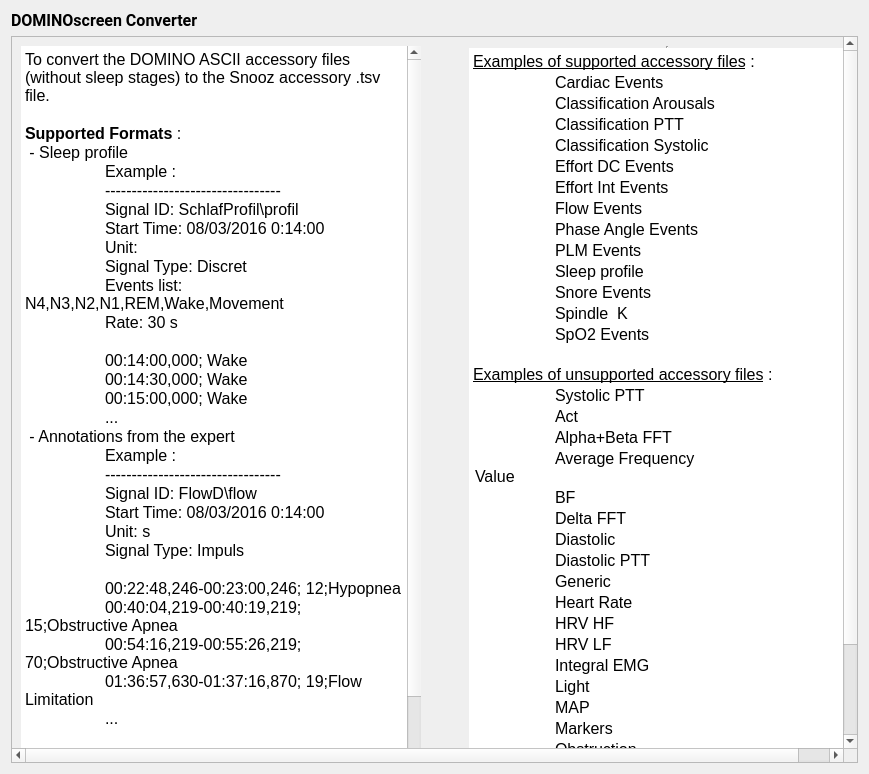
<?xml version="1.0" encoding="UTF-8"?>
<ui version="4.0">
 <class>IntroStep</class>
 <widget class="QWidget" name="IntroStep">
  <property name="geometry">
   <rect>
    <x>0</x>
    <y>0</y>
    <width>869</width>
    <height>774</height>
   </rect>
  </property>
  <property name="windowTitle">
   <string/>
  </property>
  <property name="styleSheet">
   <string>font: 12pt &quot;Roboto&quot;;</string>
  </property>
  <layout class="QVBoxLayout" name="verticalLayout">
   <item>
    <widget class="QLabel" name="label">
     <property name="font">
      <font>
       <family>Roboto</family>
       <pointsize>12</pointsize>
       <weight>50</weight>
       <italic>false</italic>
       <bold>false</bold>
      </font>
     </property>
     <property name="text">
      <string>&lt;html&gt;&lt;head/&gt;&lt;body&gt;&lt;p&gt;&lt;span style=&quot; font-weight:600;&quot;&gt;DOMINOscreen Converter&lt;/span&gt;&lt;/p&gt;&lt;/body&gt;&lt;/html&gt;</string>
     </property>
    </widget>
   </item>
   <item>
    <widget class="QScrollArea" name="scrollArea">
     <property name="autoFillBackground">
      <bool>true</bool>
     </property>
     <property name="widgetResizable">
      <bool>true</bool>
     </property>
     <widget class="QWidget" name="scrollAreaWidgetContents">
      <property name="geometry">
       <rect>
        <x>0</x>
        <y>0</y>
        <width>872</width>
        <height>820</height>
       </rect>
      </property>
      <property name="autoFillBackground">
       <bool>true</bool>
      </property>
      <layout class="QHBoxLayout" name="horizontalLayout_2">
       <item>
        <layout class="QHBoxLayout" name="horizontalLayout">
         <item>
          <widget class="QTextEdit" name="textEdit">
           <property name="sizePolicy">
            <sizepolicy hsizetype="Expanding" vsizetype="Expanding">
             <horstretch>0</horstretch>
             <verstretch>0</verstretch>
            </sizepolicy>
           </property>
           <property name="minimumSize">
            <size>
             <width>400</width>
             <height>0</height>
            </size>
           </property>
           <property name="frameShape">
            <enum>QFrame::HLine</enum>
           </property>
           <property name="frameShadow">
            <enum>QFrame::Plain</enum>
           </property>
           <property name="lineWidth">
            <number>0</number>
           </property>
           <property name="verticalScrollBarPolicy">
            <enum>Qt::ScrollBarAsNeeded</enum>
           </property>
           <property name="horizontalScrollBarPolicy">
            <enum>Qt::ScrollBarAsNeeded</enum>
           </property>
           <property name="readOnly">
            <bool>true</bool>
           </property>
           <property name="html">
            <string>&lt;!DOCTYPE HTML PUBLIC &quot;-//W3C//DTD HTML 4.0//EN&quot; &quot;http://www.w3.org/TR/REC-html40/strict.dtd&quot;&gt;
&lt;html&gt;&lt;head&gt;&lt;meta name=&quot;qrichtext&quot; content=&quot;1&quot; /&gt;&lt;style type=&quot;text/css&quot;&gt;
p, li { white-space: pre-wrap; }
&lt;/style&gt;&lt;/head&gt;&lt;body style=&quot; font-family:'Roboto'; font-size:12pt; font-weight:400; font-style:normal;&quot;&gt;
&lt;p style=&quot; margin-top:0px; margin-bottom:0px; margin-left:0px; margin-right:0px; -qt-block-indent:0; text-indent:0px;&quot;&gt;To convert the DOMINO ASCII accessory files (without sleep stages) to the Snooz accessory .tsv file.&lt;/p&gt;
&lt;p style=&quot;-qt-paragraph-type:empty; margin-top:0px; margin-bottom:0px; margin-left:0px; margin-right:0px; -qt-block-indent:0; text-indent:0px; font-weight:600;&quot;&gt;&lt;br /&gt;&lt;/p&gt;
&lt;p style=&quot; margin-top:0px; margin-bottom:0px; margin-left:0px; margin-right:0px; -qt-block-indent:0; text-indent:0px;&quot;&gt;&lt;span style=&quot; font-weight:600;&quot;&gt;Supported Formats&lt;/span&gt; : &lt;/p&gt;
&lt;p style=&quot; margin-top:0px; margin-bottom:0px; margin-left:0px; margin-right:0px; -qt-block-indent:0; text-indent:0px;&quot;&gt; - Sleep profile&lt;/p&gt;
&lt;p style=&quot; margin-top:0px; margin-bottom:0px; margin-left:0px; margin-right:0px; -qt-block-indent:0; text-indent:0px;&quot;&gt;	Example : &lt;/p&gt;
&lt;p style=&quot; margin-top:0px; margin-bottom:0px; margin-left:0px; margin-right:0px; -qt-block-indent:0; text-indent:0px;&quot;&gt;	---------------------------------&lt;/p&gt;
&lt;p style=&quot; margin-top:0px; margin-bottom:0px; margin-left:0px; margin-right:0px; -qt-block-indent:0; text-indent:0px;&quot;&gt;	Signal ID: SchlafProfil\profil&lt;/p&gt;
&lt;p style=&quot; margin-top:0px; margin-bottom:0px; margin-left:0px; margin-right:0px; -qt-block-indent:0; text-indent:0px;&quot;&gt;	Start Time: 08/03/2016 0:14:00&lt;/p&gt;
&lt;p style=&quot; margin-top:0px; margin-bottom:0px; margin-left:0px; margin-right:0px; -qt-block-indent:0; text-indent:0px;&quot;&gt;	Unit: &lt;/p&gt;
&lt;p style=&quot; margin-top:0px; margin-bottom:0px; margin-left:0px; margin-right:0px; -qt-block-indent:0; text-indent:0px;&quot;&gt;	Signal Type: Discret&lt;/p&gt;
&lt;p style=&quot; margin-top:0px; margin-bottom:0px; margin-left:0px; margin-right:0px; -qt-block-indent:0; text-indent:0px;&quot;&gt;	Events list: N4,N3,N2,N1,REM,Wake,Movement&lt;/p&gt;
&lt;p style=&quot; margin-top:0px; margin-bottom:0px; margin-left:0px; margin-right:0px; -qt-block-indent:0; text-indent:0px;&quot;&gt;	Rate: 30 s&lt;/p&gt;
&lt;p style=&quot;-qt-paragraph-type:empty; margin-top:0px; margin-bottom:0px; margin-left:0px; margin-right:0px; -qt-block-indent:0; text-indent:0px;&quot;&gt;&lt;br /&gt;&lt;/p&gt;
&lt;p style=&quot; margin-top:0px; margin-bottom:0px; margin-left:0px; margin-right:0px; -qt-block-indent:0; text-indent:0px;&quot;&gt;	00:14:00,000; Wake&lt;/p&gt;
&lt;p style=&quot; margin-top:0px; margin-bottom:0px; margin-left:0px; margin-right:0px; -qt-block-indent:0; text-indent:0px;&quot;&gt;	00:14:30,000; Wake&lt;/p&gt;
&lt;p style=&quot; margin-top:0px; margin-bottom:0px; margin-left:0px; margin-right:0px; -qt-block-indent:0; text-indent:0px;&quot;&gt;	00:15:00,000; Wake&lt;/p&gt;
&lt;p style=&quot; margin-top:0px; margin-bottom:0px; margin-left:0px; margin-right:0px; -qt-block-indent:0; text-indent:0px;&quot;&gt;	...&lt;/p&gt;
&lt;p style=&quot; margin-top:0px; margin-bottom:0px; margin-left:0px; margin-right:0px; -qt-block-indent:0; text-indent:0px;&quot;&gt; - Annotations from the expert&lt;/p&gt;
&lt;p style=&quot; margin-top:0px; margin-bottom:0px; margin-left:0px; margin-right:0px; -qt-block-indent:0; text-indent:0px;&quot;&gt;	Example : &lt;/p&gt;
&lt;p style=&quot; margin-top:0px; margin-bottom:0px; margin-left:0px; margin-right:0px; -qt-block-indent:0; text-indent:0px;&quot;&gt;	---------------------------------	&lt;/p&gt;
&lt;p style=&quot; margin-top:0px; margin-bottom:0px; margin-left:0px; margin-right:0px; -qt-block-indent:0; text-indent:0px;&quot;&gt;	Signal ID: FlowD\flow&lt;/p&gt;
&lt;p style=&quot; margin-top:0px; margin-bottom:0px; margin-left:0px; margin-right:0px; -qt-block-indent:0; text-indent:0px;&quot;&gt;	Start Time: 08/03/2016 0:14:00&lt;/p&gt;
&lt;p style=&quot; margin-top:0px; margin-bottom:0px; margin-left:0px; margin-right:0px; -qt-block-indent:0; text-indent:0px;&quot;&gt;	Unit: s&lt;/p&gt;
&lt;p style=&quot; margin-top:0px; margin-bottom:0px; margin-left:0px; margin-right:0px; -qt-block-indent:0; text-indent:0px;&quot;&gt;	Signal Type: Impuls&lt;/p&gt;
&lt;p style=&quot;-qt-paragraph-type:empty; margin-top:0px; margin-bottom:0px; margin-left:0px; margin-right:0px; -qt-block-indent:0; text-indent:0px;&quot;&gt;&lt;br /&gt;&lt;/p&gt;
&lt;p style=&quot; margin-top:0px; margin-bottom:0px; margin-left:0px; margin-right:0px; -qt-block-indent:0; text-indent:0px;&quot;&gt;	00:22:48,246-00:23:00,246; 12;Hypopnea&lt;/p&gt;
&lt;p style=&quot; margin-top:0px; margin-bottom:0px; margin-left:0px; margin-right:0px; -qt-block-indent:0; text-indent:0px;&quot;&gt;	00:40:04,219-00:40:19,219; 15;Obstructive Apnea&lt;/p&gt;
&lt;p style=&quot; margin-top:0px; margin-bottom:0px; margin-left:0px; margin-right:0px; -qt-block-indent:0; text-indent:0px;&quot;&gt;	00:54:16,219-00:55:26,219; 70;Obstructive Apnea&lt;/p&gt;
&lt;p style=&quot; margin-top:0px; margin-bottom:0px; margin-left:0px; margin-right:0px; -qt-block-indent:0; text-indent:0px;&quot;&gt;	01:36:57,630-01:37:16,870; 19;Flow Limitation&lt;/p&gt;
&lt;p style=&quot; margin-top:0px; margin-bottom:0px; margin-left:0px; margin-right:0px; -qt-block-indent:0; text-indent:0px;&quot;&gt;	...&lt;/p&gt;
&lt;p style=&quot;-qt-paragraph-type:empty; margin-top:0px; margin-bottom:0px; margin-left:0px; margin-right:0px; -qt-block-indent:0; text-indent:0px;&quot;&gt;&lt;br /&gt;&lt;/p&gt;
&lt;p style=&quot; margin-top:0px; margin-bottom:0px; margin-left:0px; margin-right:0px; -qt-block-indent:0; text-indent:0px;&quot;&gt;&lt;span style=&quot; font-weight:600;&quot;&gt;Unsupported format&lt;/span&gt; :&lt;/p&gt;
&lt;p style=&quot; margin-top:0px; margin-bottom:0px; margin-left:0px; margin-right:0px; -qt-block-indent:0; text-indent:0px;&quot;&gt; - Recorded or computed values &lt;/p&gt;
&lt;p style=&quot; margin-top:0px; margin-bottom:0px; margin-left:0px; margin-right:0px; -qt-block-indent:0; text-indent:0px;&quot;&gt;	Example : &lt;/p&gt;
&lt;p style=&quot; margin-top:0px; margin-bottom:0px; margin-left:0px; margin-right:0px; -qt-block-indent:0; text-indent:0px;&quot;&gt;	---------------------------------&lt;/p&gt;
&lt;p style=&quot; margin-top:0px; margin-bottom:0px; margin-left:0px; margin-right:0px; -qt-block-indent:0; text-indent:0px;&quot;&gt;	Signal ID: SchlafFFT\AFV&lt;/p&gt;
&lt;p style=&quot; margin-top:0px; margin-bottom:0px; margin-left:0px; margin-right:0px; -qt-block-indent:0; text-indent:0px;&quot;&gt;	Start Time: 17/11/2010 23:57:00&lt;/p&gt;
&lt;p style=&quot; margin-top:0px; margin-bottom:0px; margin-left:0px; margin-right:0px; -qt-block-indent:0; text-indent:0px;&quot;&gt;	Unit: Hz&lt;/p&gt;
&lt;p style=&quot; margin-top:0px; margin-bottom:0px; margin-left:0px; margin-right:0px; -qt-block-indent:0; text-indent:0px;&quot;&gt;	Signal Type: Analog&lt;/p&gt;
&lt;p style=&quot; margin-top:0px; margin-bottom:0px; margin-left:0px; margin-right:0px; -qt-block-indent:0; text-indent:0px;&quot;&gt;	&lt;/p&gt;
&lt;p style=&quot; margin-top:0px; margin-bottom:0px; margin-left:0px; margin-right:0px; -qt-block-indent:0; text-indent:0px;&quot;&gt;	23:57:00,000; 11&lt;/p&gt;
&lt;p style=&quot; margin-top:0px; margin-bottom:0px; margin-left:0px; margin-right:0px; -qt-block-indent:0; text-indent:0px;&quot;&gt;	23:57:01,000; 11&lt;/p&gt;
&lt;p style=&quot; margin-top:0px; margin-bottom:0px; margin-left:0px; margin-right:0px; -qt-block-indent:0; text-indent:0px;&quot;&gt;	23:57:02,000; 12&lt;/p&gt;
&lt;p style=&quot; margin-top:0px; margin-bottom:0px; margin-left:0px; margin-right:0px; -qt-block-indent:0; text-indent:0px;&quot;&gt;	23:57:03,000; 14&lt;/p&gt;
&lt;p style=&quot; margin-top:0px; margin-bottom:0px; margin-left:0px; margin-right:0px; -qt-block-indent:0; text-indent:0px;&quot;&gt;	...&lt;/p&gt;&lt;/body&gt;&lt;/html&gt;</string>
           </property>
          </widget>
         </item>
         <item>
          <spacer name="horizontalSpacer">
           <property name="orientation">
            <enum>Qt::Horizontal</enum>
           </property>
           <property name="sizeType">
            <enum>QSizePolicy::Fixed</enum>
           </property>
           <property name="sizeHint" stdset="0">
            <size>
             <width>40</width>
             <height>20</height>
            </size>
           </property>
          </spacer>
         </item>
         <item>
          <widget class="QTextEdit" name="textEdit_2">
           <property name="sizePolicy">
            <sizepolicy hsizetype="Expanding" vsizetype="Expanding">
             <horstretch>0</horstretch>
             <verstretch>0</verstretch>
            </sizepolicy>
           </property>
           <property name="minimumSize">
            <size>
             <width>400</width>
             <height>800</height>
            </size>
           </property>
           <property name="frameShape">
            <enum>QFrame::VLine</enum>
           </property>
           <property name="verticalScrollBarPolicy">
            <enum>Qt::ScrollBarAsNeeded</enum>
           </property>
           <property name="horizontalScrollBarPolicy">
            <enum>Qt::ScrollBarAsNeeded</enum>
           </property>
           <property name="readOnly">
            <bool>true</bool>
           </property>
           <property name="html">
            <string>&lt;!DOCTYPE HTML PUBLIC &quot;-//W3C//DTD HTML 4.0//EN&quot; &quot;http://www.w3.org/TR/REC-html40/strict.dtd&quot;&gt;
&lt;html&gt;&lt;head&gt;&lt;meta name=&quot;qrichtext&quot; content=&quot;1&quot; /&gt;&lt;style type=&quot;text/css&quot;&gt;
p, li { white-space: pre-wrap; }
&lt;/style&gt;&lt;/head&gt;&lt;body style=&quot; font-family:'Roboto'; font-size:12pt; font-weight:400; font-style:normal;&quot;&gt;
&lt;p style=&quot; margin-top:0px; margin-bottom:0px; margin-left:0px; margin-right:0px; -qt-block-indent:0; text-indent:0px;&quot;&gt;&lt;span style=&quot; text-decoration: underline;&quot;&gt;Examples of supported accessory files&lt;/span&gt; :&lt;/p&gt;
&lt;p style=&quot;-qt-paragraph-type:empty; margin-top:0px; margin-bottom:0px; margin-left:0px; margin-right:0px; -qt-block-indent:0; text-indent:0px;&quot;&gt;&lt;br /&gt;&lt;/p&gt;
&lt;table border=&quot;0&quot; style=&quot; margin-top:0px; margin-bottom:0px; margin-left:0px; margin-right:0px;&quot; cellspacing=&quot;2&quot; cellpadding=&quot;0&quot;&gt;
&lt;tr&gt;
&lt;td width=&quot;259&quot;&gt;
&lt;p style=&quot; margin-top:0px; margin-bottom:0px; margin-left:0px; margin-right:0px; -qt-block-indent:0; text-indent:0px;&quot;&gt;	Cardiac Events&lt;/p&gt;&lt;/td&gt;&lt;/tr&gt;
&lt;tr&gt;
&lt;td&gt;
&lt;p style=&quot; margin-top:0px; margin-bottom:0px; margin-left:0px; margin-right:0px; -qt-block-indent:0; text-indent:0px;&quot;&gt;	Classification Arousals&lt;/p&gt;&lt;/td&gt;&lt;/tr&gt;
&lt;tr&gt;
&lt;td&gt;
&lt;p style=&quot; margin-top:0px; margin-bottom:0px; margin-left:0px; margin-right:0px; -qt-block-indent:0; text-indent:0px;&quot;&gt;	Classification PTT&lt;/p&gt;&lt;/td&gt;&lt;/tr&gt;
&lt;tr&gt;
&lt;td&gt;
&lt;p style=&quot; margin-top:0px; margin-bottom:0px; margin-left:0px; margin-right:0px; -qt-block-indent:0; text-indent:0px;&quot;&gt;	Classification Systolic&lt;/p&gt;&lt;/td&gt;&lt;/tr&gt;
&lt;tr&gt;
&lt;td&gt;
&lt;p style=&quot; margin-top:0px; margin-bottom:0px; margin-left:0px; margin-right:0px; -qt-block-indent:0; text-indent:0px;&quot;&gt;	Effort DC Events&lt;/p&gt;&lt;/td&gt;&lt;/tr&gt;
&lt;tr&gt;
&lt;td&gt;
&lt;p style=&quot; margin-top:0px; margin-bottom:0px; margin-left:0px; margin-right:0px; -qt-block-indent:0; text-indent:0px;&quot;&gt;	Effort Int Events&lt;/p&gt;&lt;/td&gt;&lt;/tr&gt;
&lt;tr&gt;
&lt;td&gt;
&lt;p style=&quot; margin-top:0px; margin-bottom:0px; margin-left:0px; margin-right:0px; -qt-block-indent:0; text-indent:0px;&quot;&gt;	Flow Events&lt;/p&gt;&lt;/td&gt;&lt;/tr&gt;
&lt;tr&gt;
&lt;td&gt;
&lt;p style=&quot; margin-top:0px; margin-bottom:0px; margin-left:0px; margin-right:0px; -qt-block-indent:0; text-indent:0px;&quot;&gt;	Phase Angle Events&lt;/p&gt;&lt;/td&gt;&lt;/tr&gt;
&lt;tr&gt;
&lt;td&gt;
&lt;p style=&quot; margin-top:0px; margin-bottom:0px; margin-left:0px; margin-right:0px; -qt-block-indent:0; text-indent:0px;&quot;&gt;	PLM Events&lt;/p&gt;&lt;/td&gt;&lt;/tr&gt;
&lt;tr&gt;
&lt;td&gt;
&lt;p style=&quot; margin-top:0px; margin-bottom:0px; margin-left:0px; margin-right:0px; -qt-block-indent:0; text-indent:0px;&quot;&gt;	Sleep profile&lt;/p&gt;&lt;/td&gt;&lt;/tr&gt;
&lt;tr&gt;
&lt;td&gt;
&lt;p style=&quot; margin-top:0px; margin-bottom:0px; margin-left:0px; margin-right:0px; -qt-block-indent:0; text-indent:0px;&quot;&gt;	Snore Events&lt;/p&gt;&lt;/td&gt;&lt;/tr&gt;
&lt;tr&gt;
&lt;td&gt;
&lt;p style=&quot; margin-top:0px; margin-bottom:0px; margin-left:0px; margin-right:0px; -qt-block-indent:0; text-indent:0px;&quot;&gt;	Spindle  K&lt;/p&gt;&lt;/td&gt;&lt;/tr&gt;
&lt;tr&gt;
&lt;td&gt;
&lt;p style=&quot; margin-top:0px; margin-bottom:0px; margin-left:0px; margin-right:0px; -qt-block-indent:0; text-indent:0px;&quot;&gt;	SpO2 Events&lt;/p&gt;
&lt;p style=&quot;-qt-paragraph-type:empty; margin-top:0px; margin-bottom:0px; margin-left:0px; margin-right:0px; -qt-block-indent:0; text-indent:0px;&quot;&gt;&lt;br /&gt;&lt;/p&gt;&lt;/td&gt;&lt;/tr&gt;&lt;/table&gt;
&lt;p style=&quot; margin-top:0px; margin-bottom:0px; margin-left:0px; margin-right:0px; -qt-block-indent:0; text-indent:0px;&quot;&gt;&lt;span style=&quot; text-decoration: underline;&quot;&gt;Examples of unsupported accessory files&lt;/span&gt; : &lt;/p&gt;
&lt;p align=&quot;center&quot; style=&quot;-qt-paragraph-type:empty; margin-top:0px; margin-bottom:0px; margin-left:0px; margin-right:0px; -qt-block-indent:0; text-indent:0px;&quot;&gt;&lt;br /&gt;&lt;/p&gt;
&lt;table border=&quot;0&quot; style=&quot; margin-top:0px; margin-bottom:0px; margin-left:0px; margin-right:0px;&quot; cellspacing=&quot;2&quot; cellpadding=&quot;0&quot;&gt;
&lt;tr&gt;
&lt;td width=&quot;259&quot;&gt;
&lt;p style=&quot; margin-top:0px; margin-bottom:0px; margin-left:0px; margin-right:0px; -qt-block-indent:0; text-indent:0px;&quot;&gt;	Systolic PTT&lt;/p&gt;&lt;/td&gt;&lt;/tr&gt;
&lt;tr&gt;
&lt;td&gt;
&lt;p style=&quot; margin-top:0px; margin-bottom:0px; margin-left:0px; margin-right:0px; -qt-block-indent:0; text-indent:0px;&quot;&gt;	Act&lt;/p&gt;&lt;/td&gt;&lt;/tr&gt;
&lt;tr&gt;
&lt;td&gt;
&lt;p style=&quot; margin-top:0px; margin-bottom:0px; margin-left:0px; margin-right:0px; -qt-block-indent:0; text-indent:0px;&quot;&gt;	Alpha+Beta FFT&lt;/p&gt;&lt;/td&gt;&lt;/tr&gt;
&lt;tr&gt;
&lt;td&gt;
&lt;p style=&quot; margin-top:0px; margin-bottom:0px; margin-left:0px; margin-right:0px; -qt-block-indent:0; text-indent:0px;&quot;&gt;	Average Frequency Value&lt;/p&gt;&lt;/td&gt;&lt;/tr&gt;
&lt;tr&gt;
&lt;td&gt;
&lt;p style=&quot; margin-top:0px; margin-bottom:0px; margin-left:0px; margin-right:0px; -qt-block-indent:0; text-indent:0px;&quot;&gt;	BF&lt;/p&gt;&lt;/td&gt;&lt;/tr&gt;
&lt;tr&gt;
&lt;td&gt;
&lt;p style=&quot; margin-top:0px; margin-bottom:0px; margin-left:0px; margin-right:0px; -qt-block-indent:0; text-indent:0px;&quot;&gt;	Delta FFT&lt;/p&gt;&lt;/td&gt;&lt;/tr&gt;
&lt;tr&gt;
&lt;td&gt;
&lt;p style=&quot; margin-top:0px; margin-bottom:0px; margin-left:0px; margin-right:0px; -qt-block-indent:0; text-indent:0px;&quot;&gt;	Diastolic&lt;/p&gt;&lt;/td&gt;&lt;/tr&gt;
&lt;tr&gt;
&lt;td&gt;
&lt;p style=&quot; margin-top:0px; margin-bottom:0px; margin-left:0px; margin-right:0px; -qt-block-indent:0; text-indent:0px;&quot;&gt;	Diastolic PTT&lt;/p&gt;&lt;/td&gt;&lt;/tr&gt;
&lt;tr&gt;
&lt;td&gt;
&lt;p style=&quot; margin-top:0px; margin-bottom:0px; margin-left:0px; margin-right:0px; -qt-block-indent:0; text-indent:0px;&quot;&gt;	Generic&lt;/p&gt;&lt;/td&gt;&lt;/tr&gt;
&lt;tr&gt;
&lt;td&gt;
&lt;p style=&quot; margin-top:0px; margin-bottom:0px; margin-left:0px; margin-right:0px; -qt-block-indent:0; text-indent:0px;&quot;&gt;	Heart Rate&lt;/p&gt;&lt;/td&gt;&lt;/tr&gt;
&lt;tr&gt;
&lt;td&gt;
&lt;p style=&quot; margin-top:0px; margin-bottom:0px; margin-left:0px; margin-right:0px; -qt-block-indent:0; text-indent:0px;&quot;&gt;	HRV HF&lt;/p&gt;&lt;/td&gt;&lt;/tr&gt;
&lt;tr&gt;
&lt;td&gt;
&lt;p style=&quot; margin-top:0px; margin-bottom:0px; margin-left:0px; margin-right:0px; -qt-block-indent:0; text-indent:0px;&quot;&gt;	HRV LF&lt;/p&gt;&lt;/td&gt;&lt;/tr&gt;
&lt;tr&gt;
&lt;td&gt;
&lt;p style=&quot; margin-top:0px; margin-bottom:0px; margin-left:0px; margin-right:0px; -qt-block-indent:0; text-indent:0px;&quot;&gt;	Integral EMG&lt;/p&gt;&lt;/td&gt;&lt;/tr&gt;
&lt;tr&gt;
&lt;td&gt;
&lt;p style=&quot; margin-top:0px; margin-bottom:0px; margin-left:0px; margin-right:0px; -qt-block-indent:0; text-indent:0px;&quot;&gt;	Light&lt;/p&gt;&lt;/td&gt;&lt;/tr&gt;
&lt;tr&gt;
&lt;td&gt;
&lt;p style=&quot; margin-top:0px; margin-bottom:0px; margin-left:0px; margin-right:0px; -qt-block-indent:0; text-indent:0px;&quot;&gt;	MAP&lt;/p&gt;&lt;/td&gt;&lt;/tr&gt;
&lt;tr&gt;
&lt;td&gt;
&lt;p style=&quot; margin-top:0px; margin-bottom:0px; margin-left:0px; margin-right:0px; -qt-block-indent:0; text-indent:0px;&quot;&gt;	Markers&lt;/p&gt;&lt;/td&gt;&lt;/tr&gt;
&lt;tr&gt;
&lt;td&gt;
&lt;p style=&quot; margin-top:0px; margin-bottom:0px; margin-left:0px; margin-right:0px; -qt-block-indent:0; text-indent:0px;&quot;&gt;	Obstruction&lt;/p&gt;&lt;/td&gt;&lt;/tr&gt;
&lt;tr&gt;
&lt;td&gt;
&lt;p style=&quot; margin-top:0px; margin-bottom:0px; margin-left:0px; margin-right:0px; -qt-block-indent:0; text-indent:0px;&quot;&gt;	Phase Angle&lt;/p&gt;&lt;/td&gt;&lt;/tr&gt;
&lt;tr&gt;
&lt;td&gt;
&lt;p style=&quot; margin-top:0px; margin-bottom:0px; margin-left:0px; margin-right:0px; -qt-block-indent:0; text-indent:0px;&quot;&gt;	Position&lt;/p&gt;&lt;/td&gt;&lt;/tr&gt;
&lt;tr&gt;
&lt;td&gt;
&lt;p style=&quot; margin-top:0px; margin-bottom:0px; margin-left:0px; margin-right:0px; -qt-block-indent:0; text-indent:0px;&quot;&gt;	PTT Raw&lt;/p&gt;&lt;/td&gt;&lt;/tr&gt;
&lt;tr&gt;
&lt;td&gt;
&lt;p style=&quot; margin-top:0px; margin-bottom:0px; margin-left:0px; margin-right:0px; -qt-block-indent:0; text-indent:0px;&quot;&gt;	Sigma FFT&lt;/p&gt;&lt;/td&gt;&lt;/tr&gt;
&lt;tr&gt;
&lt;td&gt;
&lt;p style=&quot; margin-top:0px; margin-bottom:0px; margin-left:0px; margin-right:0px; -qt-block-indent:0; text-indent:0px;&quot;&gt;	Sleep Profile Reliability&lt;/p&gt;&lt;/td&gt;&lt;/tr&gt;
&lt;tr&gt;
&lt;td&gt;
&lt;p style=&quot; margin-top:0px; margin-bottom:0px; margin-left:0px; margin-right:0px; -qt-block-indent:0; text-indent:0px;&quot;&gt;	SpO2&lt;/p&gt;&lt;/td&gt;&lt;/tr&gt;
&lt;tr&gt;
&lt;td&gt;
&lt;p style=&quot; margin-top:0px; margin-bottom:0px; margin-left:0px; margin-right:0px; -qt-block-indent:0; text-indent:0px;&quot;&gt;	SVB&lt;/p&gt;&lt;/td&gt;&lt;/tr&gt;
&lt;tr&gt;
&lt;td&gt;
&lt;p style=&quot; margin-top:0px; margin-bottom:0px; margin-left:0px; margin-right:0px; -qt-block-indent:0; text-indent:0px;&quot;&gt;	Systolic&lt;/p&gt;&lt;/td&gt;&lt;/tr&gt;&lt;/table&gt;&lt;/body&gt;&lt;/html&gt;</string>
           </property>
          </widget>
         </item>
        </layout>
       </item>
      </layout>
     </widget>
    </widget>
   </item>
  </layout>
 </widget>
 <resources>
  <include location="../../../../../scinodes_poc/src/main/python/ui/themes/themes.qrc"/>
 </resources>
 <connections/>
</ui>
